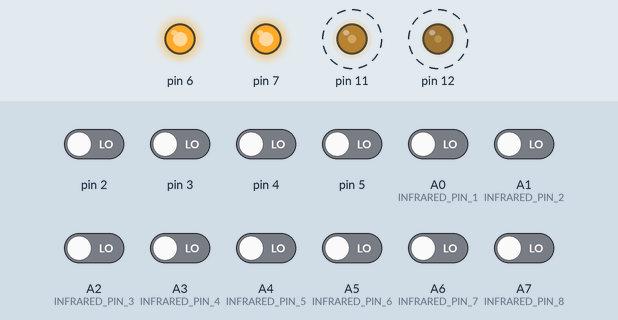
Bench run of a program on a simulated Arduino Mega 2560, built with avr-gcc and run on an emulated ATmega2560. On the bench: output pins drawn as LEDs (lit = HIGH). Dashed ring = blinking. The test bench sets the inputs (shaded band); at power-on: A0 (INFRARED_PIN_1), A1 (INFRARED_PIN_2), A2 (INFRARED_PIN_3), A3 (INFRARED_PIN_4), A4 (INFRARED_PIN_5), A5 (INFRARED_PIN_6), A6 (INFRARED_PIN_7), A7 (INFRARED_PIN_8), pin 2–5 LOW.

Above: at 1.2 s.
1.3 s: A0 (INFRARED_PIN_1) driven HIGH
At 1.8 s:
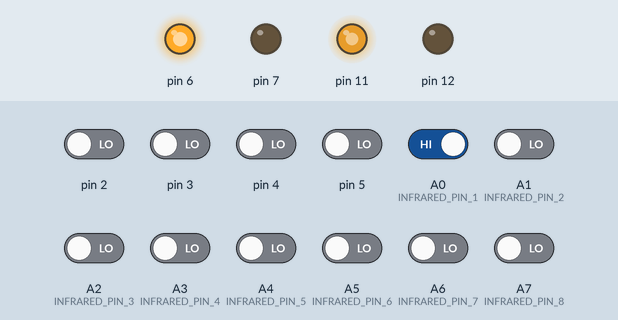
2.8 s: pin 2 driven HIGH
At 3.6 s:
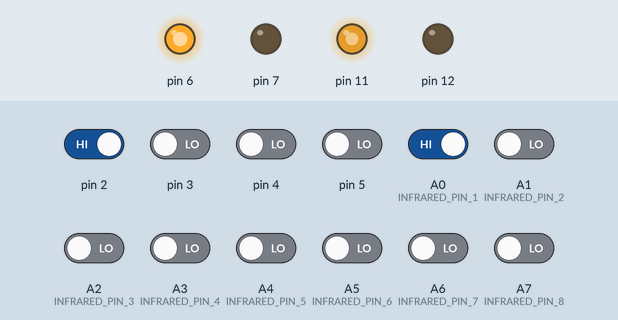
4.3 s: pin 3 driven HIGH
At 4.8 s:
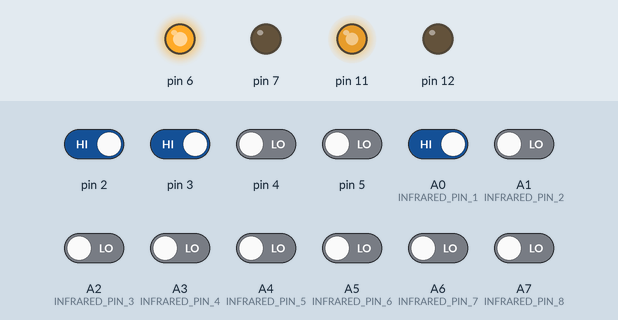
5.8 s: A7 (INFRARED_PIN_8) driven HIGH
At 6.6 s:
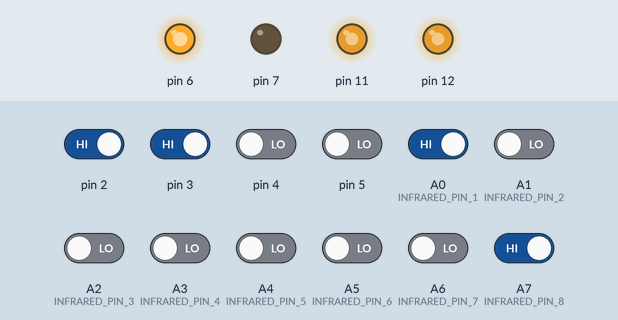
7.3 s: A1 (INFRARED_PIN_2) driven HIGH
At 7.7 s:
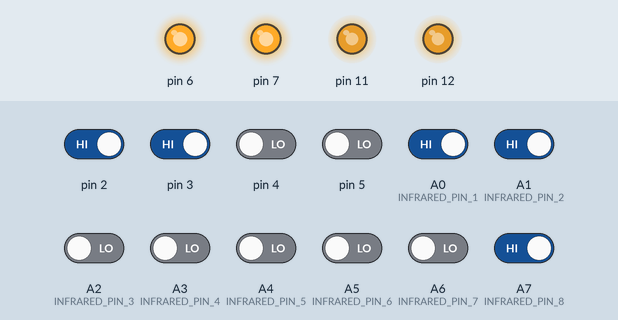
8.8 s: A0 (INFRARED_PIN_1) driven LOW
At 10.1 s:
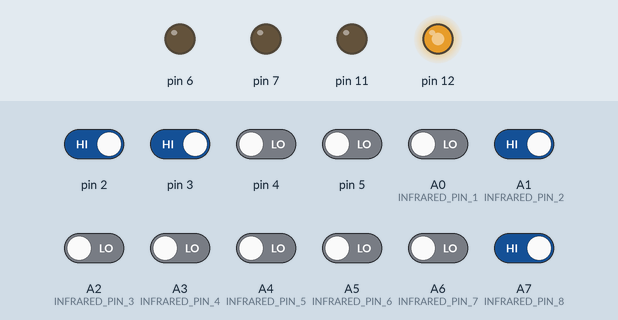
Timing chart, 0 to 11.3 s (numbered marks = the images above; inputs shaded):
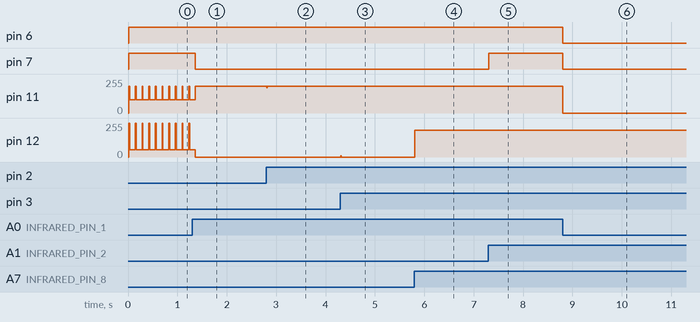

The program:

main.cpp
```cpp
#include <Arduino.h>
#include <MsTimer2.h>
#include <Servo.h>

#include "paremeter.h"
#include "device.h"
#include "line_follow.h"

/* -------------------------------- MOTOR SET ------------------------------- */
void motor_l_get_encoder()
{
    motor_l.get_encoder();
}
void motor_r_get_encoder()
{
    motor_r.get_encoder();
}
void motor_control()
{
    // static int count = 0;
    // count = (count + 1) % 5;
    // if (count == 0)
        line_follow();
    motor_l.control();
    motor_r.control();
}
/* -------------------------------------------------------------------------- */

void setup()
{
    infrared_1.init(); // 初始化红外传感器

    TCCR1B = TCCR1B & B11111000 | B00000001; // PWM 频率调节，设置 9、10 引脚的 PWM 输出频率为 31372Hz，适合于我们使用的电机 pinMode(PWML, OUTPUT);
    motor_l.init();
    motor_r.init();
    attachInterrupt(0, motor_l_get_encoder, CHANGE); // 中断 0 设置，对应 2 引脚
    attachInterrupt(1, motor_r_get_encoder, CHANGE); // 中断 1 设置，对应 3 引脚

    MsTimer2::set(PERIOD, motor_control); // 设定每隔 PERIOD 时间，执行一次 control
    MsTimer2::start();                    // 开始时间

    Serial.begin(9600);
}

void loop()
{
}
```

device.h
```cpp
#include "paremeter.h"
#include "motor.h"
#include "infrared.h"

extern motor motor_l;
extern motor motor_r;

extern infrared infrared_1;
```

infrared.h
```cpp
#include <Arduino.h>
#include "paremeter.h"

#ifndef INFRARED_H
#define INFRARED_H

class infrared
{
private:
    volatile bool data[8];
    unsigned char pin[8];

public:
    infrared(unsigned char pin1, unsigned char pin2, unsigned char pin3, unsigned char pin4, unsigned char pin5, unsigned char pin6, unsigned char pin7, unsigned char pin8);
    void init();
    void read();
    int get_status();
    float get_error();
};

#endif
```

line_follow.h
```cpp
#include <Arduino.h>
#include "paremeter.h"
#include "device.h"

void line_follow();
```

motor.h
```cpp
#include <Arduino.h>
#include "paremeter.h"

#ifndef MOTOR_H
#define MOTOR_H

class motor
{
private:
    unsigned char encoder_a;
    unsigned char encoder_b;
    unsigned char pwm;
    unsigned char dir;
    volatile float encoder_val = 0;
    volatile float target = 0;

    volatile float eI = 0, eII = 0, eIII = 0, u = 0; // for PID control

    int pidcontrol(float target, float current);

public:
    motor(unsigned char encoder_a, unsigned char encoder_b, unsigned char pwm, unsigned char dir, float encoder_val);
    void init();
    void get_encoder();
    void control();
    void chang_target(float target);
};

#endif
```

paremeter.h
```cpp
/* ----------------------------- INFRARED_SENSOR ---------------------------- */

#define INFRARED_PIN_1 (A0)
#define INFRARED_PIN_2 (A1)
#define INFRARED_PIN_3 (A2)
#define INFRARED_PIN_4 (A3)
#define INFRARED_PIN_4 (A3)
#define INFRARED_PIN_5 (A4)
#define INFRARED_PIN_6 (A5)
#define INFRARED_PIN_7 (A6)
#define INFRARED_PIN_8 (A7)

/* -------------------------------------------------------------------------- */

/* ---------------------------------- MOTOR --------------------------------- */

#define ENCODER_A_L (2) // 电机 1 的编码器 A 项接 Arduino 的 2 中断口，用于编码器计数
#define ENCODER_B_L (4)
#define ENCODER_A_R (3) // 电机 2 的编码器 A 项接 Arduino 的 3 中断口，用于编码器计数
#define ENCODER_B_R (5)
#define PWML (11) // 用于电机 1 的 PWM 输出，调节电机速度
#define DIR_L (6) // 用于电机 1 的转动方向控制
#define PWMR (12) // 用于电机 2 的 PWM 输出，调节电机速度
#define DIR_R (7)  // 用于电机 2 的转动方向控制

#define PERIOD (15) // PID控制周期，单位为 ms
#define kp (10)
#define TI (100)
#define TD (15)

/* -------------------------------------------------------------------------- */

/* ------------------------------- LINE_FOLLW ------------------------------- */

#define Kp (2.5)
#define Ki (0)
#define Kd (0)

#define MAX_SPEED (10)

/* -------------------------------------------------------------------------- */
```

device.cpp
```cpp
#include "device.h"

motor motor_l(ENCODER_A_L, ENCODER_B_L, PWML, DIR_L, 0.0);
motor motor_r(ENCODER_A_R, ENCODER_B_R, PWMR, DIR_R, 0.0);

infrared infrared_1(INFRARED_PIN_1, INFRARED_PIN_2, INFRARED_PIN_3, INFRARED_PIN_4, INFRARED_PIN_5, INFRARED_PIN_6, INFRARED_PIN_7, INFRARED_PIN_8);
```

infrared.cpp
```cpp
#include "infrared.h"

infrared::infrared(unsigned char pin1, unsigned char pin2, unsigned char pin3, unsigned char pin4, unsigned char pin5, unsigned char pin6, unsigned char pin7, unsigned char pin8) : pin{pin1, pin2, pin3, pin4, pin5, pin6, pin7, pin8}
{
}

void infrared::init()
{
    for (int i = 0; i < 8; i++)
    {
        pinMode(pin[i], INPUT);
    }
}

void infrared::read()
{
    for (int i = 0; i < 8; i++)
    {
        data[i] = digitalRead(pin[i]);
    }
}

int infrared::get_status()
{
    int num = 0;
    int sum = 0;
    for (int i = 0; i < 8; i++)
    {
        if (data[i])
        {
            sum += i;
            num++;
        }
    }
    if (num == 8)
    {
        return 2; // destination
    }
    if (num == 0)
    {
        return -2; // out
    }
    if (num < 3)
    {
        return 0; // normal
    }
    sum /= num;
    if (sum < 3.5)
    {
        return -1; // left
    }
    else
    {
        return 1; // right
    }
}

float infrared::get_error()
{
    int error = 0;
    for (int i = 0; i < 8; i++)
    {
        if (data[i])
        {
            error += -((2 * i - 7) / abs(2 * i - 7)) * pow(2, abs(2 * i - 7) / 2);
        }
    }
    return error;
}
```

line_follow.cpp
```cpp
#include "line_follow.h"

void line_follow()
{
    static int pre_error = 0;
    static int integral = 0;
    static bool stop = false;
    static float speed_l = 0;
    static float speed_r = 0;
    static int last_turn = 0;
    static int count_back = 0;
    static int count_status = 0;

    float error = 0;
    float output = 0;
    int status = 0;

    if (stop == true)
    {
        return;
    }

    if (count_back > 0)
    {
        count_back--;
        return;
    }

    if(count_status > 0)
    {
        count_status--;
        if (count_status == 0)
        {
            last_turn = 0;
        }
    }

    infrared_1.read();
    status = infrared_1.get_status();
    switch (status)
    {
    case 0: // normal
        error = infrared_1.get_error();
        output = error * Kp + integral * Ki + (error - pre_error) * Kd;
        if (output > MAX_SPEED)
            output = MAX_SPEED;
        if (output < -MAX_SPEED)
            output = -MAX_SPEED;
        integral += error;
        pre_error = error;
        if (output > 0)
        {
            speed_l = MAX_SPEED;
            speed_r = -MAX_SPEED + output;
        }
        else
        {
            speed_l = MAX_SPEED + output;
            speed_r = -MAX_SPEED;
        }
        break;
    case 1: // left
        speed_l = -MAX_SPEED;
        speed_r = -MAX_SPEED;
        last_turn = 1;
        count_status = 15;
        break;
    case -1: // right
        speed_r = MAX_SPEED;
        speed_l = MAX_SPEED;
        last_turn = -1;
        count_status = 15;
        break;
    case 2: // stop
        speed_l = 0;
        speed_r = 0;
        stop = true;
        break;
    case -2: // out
        if (last_turn == 1)
        {
            speed_l = -2 * MAX_SPEED;
            speed_r = -MAX_SPEED;
        }
        else if (last_turn == -1)
        {
            speed_l = MAX_SPEED;
            speed_r = 2 * MAX_SPEED;
        }
        else
        {
            if (speed_l + speed_r >= 0)
            {
                speed_l = MAX_SPEED;
                speed_r = 2 * MAX_SPEED;
            }
            else
            {
                speed_l = -2 * MAX_SPEED;
                speed_r = -MAX_SPEED;
            }
        }
        count_back = 8;
        break;
    }
    motor_l.chang_target(speed_l);
    motor_r.chang_target(speed_r);
}
```

motor.cpp
```cpp
#include "motor.h"

motor::motor(unsigned char encoder_a, unsigned char encoder_b, unsigned char pwm, unsigned char dir, float encoder_val)
    : encoder_a(encoder_a), encoder_b(encoder_b), pwm(pwm), dir(dir), encoder_val(encoder_val)
{
}

void motor::init()
{
    pinMode(encoder_a, INPUT);
    pinMode(encoder_b, INPUT);
    pinMode(pwm, OUTPUT);
    pinMode(dir, OUTPUT);
}

void motor::get_encoder()
{
    if (digitalRead(encoder_a) == LOW)
    {
        if (digitalRead(encoder_b) == LOW)
        {
            encoder_val--;
        }
        else
        {
            encoder_val++;
        }
    }
    else
    {
        if (digitalRead(encoder_b) == LOW)
        {
            encoder_val++;
        }
        else
        {
            encoder_val--;
        }
    }
}

int motor::pidcontrol(float target, float current)
{
    eI = target - current;
    float q0 = kp * (1 + PERIOD / TI + TD / PERIOD);
    float q1 = -kp * (1 + 2 * TD / PERIOD);
    float q2 = kp * TD / PERIOD;
    u = u + q0 * eI + q1 * eII + q2 * eIII;
    eIII = eII;
    eII = eI;
    if (u > 255)
    {
        u = 255;
    }
    else if (u <= -255)
    {
        u = -255;
    }
    return (int)u;
}

void motor::control()
{
    float velocity= (encoder_val / 780.0) * 3.1415 * 2.0 * (1000 / PERIOD); // 计算轮子转动速度（弧度制的速度，2πRn）
    int output = pidcontrol(target, velocity);
    if (output > 0)
    {
        digitalWrite(dir, HIGH);
        analogWrite(pwm, output);
    }
    else
    {
        digitalWrite(dir, LOW);
        analogWrite(pwm, abs(output));
    }
    encoder_val = 0;
}

void motor::chang_target(float new_target)
{
    target = new_target;
    eI = 0;
    eII = 0;
    eIII = 0;
    u = 0; // Reset PID control variables
}
```

Measured:
- after the input at 1.3 s, pin 7: HIGH → LOW after 0.07 s; pin 11: goes on until 1.4 s, then stays 200/255
- after the input at 2.8 s, pin 11: 200/255 → 189/255 at once, → 200/255 0.01 s later
- after the input at 4.3 s, pin 12: 0/255 → 10/255 at once, → 0/255 0.02 s later
- after the input at 5.8 s, pin 12: 0/255 → 200/255 at once
- after the input at 7.3 s, pin 7: LOW → HIGH at once
- after the input at 8.8 s, pin 6, pin 7: HIGH → LOW at once; pin 11: 200/255 → 0/255 at once
- by itself, pin 11: alternates 200/255 for 0.01 s and 100/255 for 0.12 s
